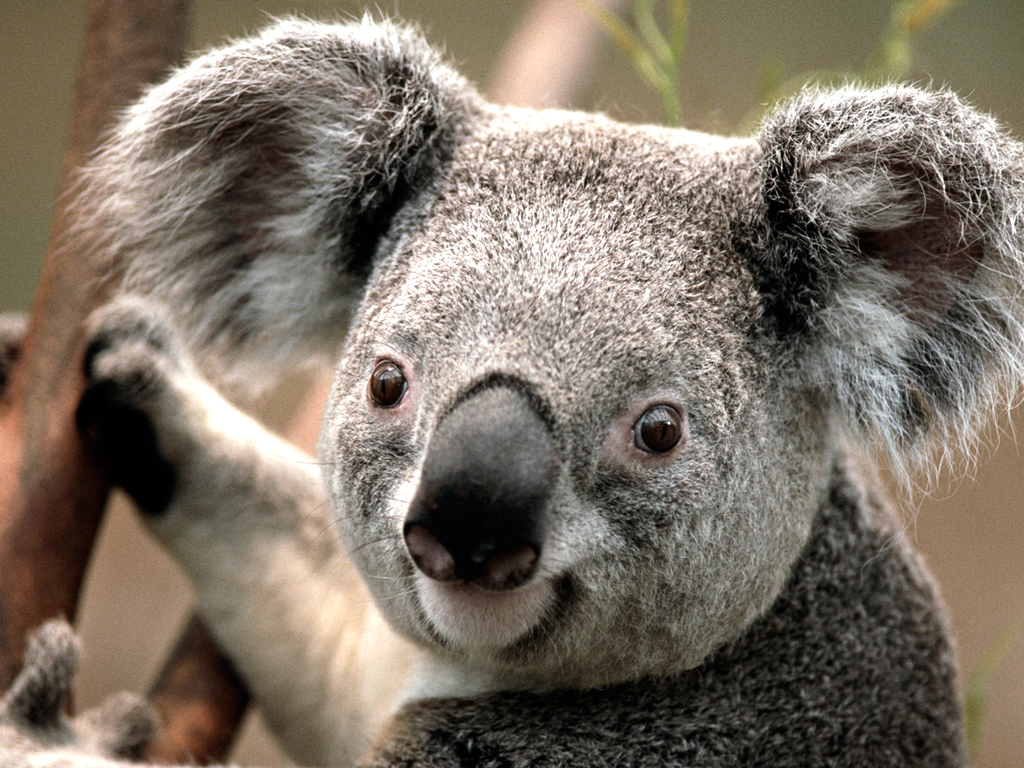
//> input picture OpenCV-3.3.0-StarterKit/Examples/Koala.jpg, 1024 x 768 px
$ ./Example   (built with g++ and OpenCV 4)
//> lines starting //> are read from the running program, lines starting //| are printed output that depends on the picture; after the words box and inside, x2 and y2 are one past the last pixel; in counts of white or black regions, pixels touching at a corner belong together
// Include header files.
#include <iostream>
#include <opencv2/opencv.hpp>

// Callback function for mouse interaction.
void mouseEvent(int evt,
				int x,
				int y,
				int flags,
				void* p_param)
{
	cv::Mat& frame = *reinterpret_cast<cv::Mat*>(p_param);

	if (evt == cv::EVENT_LBUTTONDOWN)
	{
		// Get the pixel that was clicked and print its color.
		cv::Vec3b color = frame.at<cv::Vec3b>(y, x);
		int red = color(2);
		int green = color(1);
		int blue = color(0);
		std::cout << "Pixel at (" << x << ", " << y << ") has color (" << red << ", " << green << ", " << blue << ")." << std::endl;
	}
}

int main(int argc,
		 char* argv[])
{
	// Create an image of size 320x240 with 3 channels of 8-bit unsigned integers.
	// Draw a red anti-aliased line of thickness 3 from (10, 10) to (200, 100).
	// Draw a filled green ellipse with center (160, 128), width 100, height 50 and angle 20°.
	// Then, display the image in a window.
	cv::Mat image(cv::Size(320, 240), CV_8UC3);
	// Alternatively, for a typed matrix: cv::Mat3b image(cv::Size(320, 240));
	cv::line(image, cv::Point(10, 10), cv::Point(200, 100), cv::Scalar(0, 0, 255), 3, cv::LINE_AA);
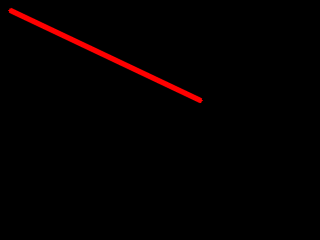
//> image: 240 rows x 320 cols, CV_8UC3; mean B, G, R 0, 0, 3.8
	cv::ellipse(image, cv::RotatedRect(cv::Point(160, 120), cv::Size(100, 50), 20.0f), cv::Scalar(0, 255, 0), -1, cv::LINE_AA);
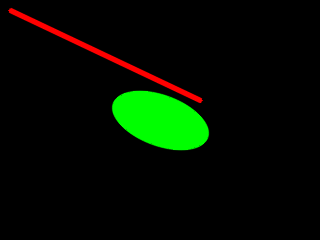
//> image: 240 rows x 320 cols, CV_8UC3; 5.55% of pixels changed, all inside (x1, y1, x2, y2) = (111, 90, 210, 151)
	cv::imshow("Hello World", image);

	// Load some image from a file.
	cv::Mat koalaImage = cv::imread("../Koala.jpg");
//> koalaImage is the input picture: 768 rows x 1024 cols, CV_8UC3; mean B, G, R 102, 114.7, 125.4

	// Initialize video capture from camera and check if it worked. If not, use a video file.
	cv::VideoCapture vidCap = cv::VideoCapture(0);
	if (vidCap.isOpened())
	{
		std::cout << "Successfully opened a camera." << std::endl;

		// Some webcams return a strange image the first time.
		// So we just read one frame and ignore it.
		vidCap >> cv::Mat();
	}
	else
	{
		std::cout << "Could not open camera! Opening a video file instead ..." << std::endl;
		vidCap = cv::VideoCapture("../Bunny.mp4");
		if (!vidCap.isOpened())
		{
			std::cout << "Could not open video file!" << std::endl;
//> (the run ends here: the program needs input that this run does not give, at `return 1;`)
